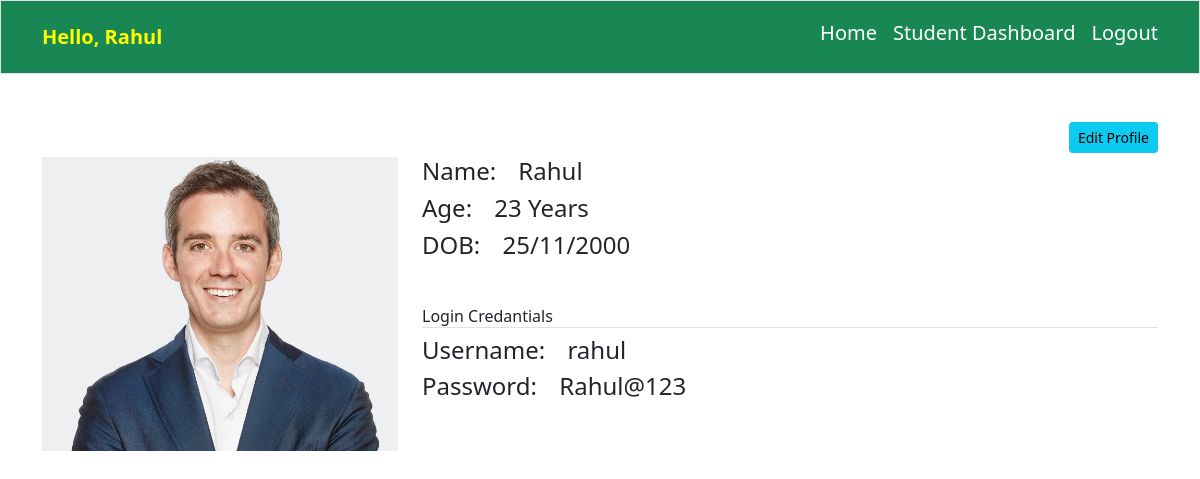
The page /Student-Dashboard (signed in) on the database as committed earlier.
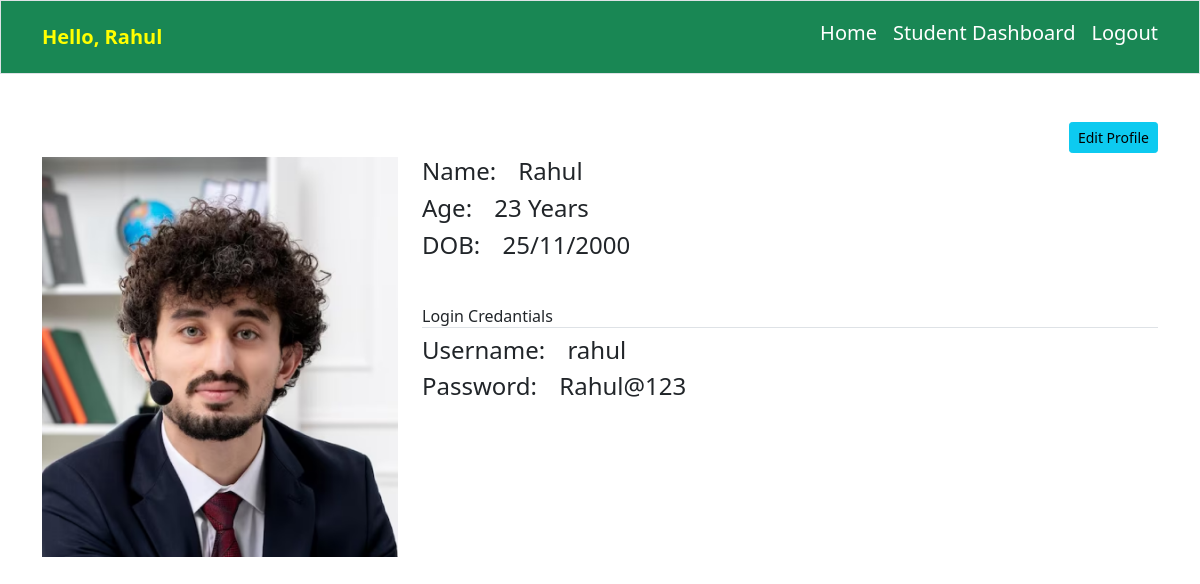
The same page on the database as committed later.
### website/models.py (models this page shows, shortened)
class CustomUser(AbstractUser):
    username = models.CharField(max_length=30, unique=True)
    name = models.CharField(max_length=255)
    email = models.EmailField(max_length=255)
    phone = models.CharField(max_length=15)
    birth_date = models.DateField(null=True, blank=True)
    image = models.ImageField(upload_to='profile_images/', null=True, blank=True)
    age = models.IntegerField(null=True, blank=True)
    marks = models.FloatField(null=True, blank=True)
    password_text = models.TextField(null=True, blank=True)
    is_admin = models.BooleanField(default=False)
    is_student = models.BooleanField(default=False)
    is_active = models.BooleanField(default=True)

### website/views.py (the view)
# urls.py: path('Student-Dashboard',views.StudentDashboard.as_view(),name='student-dashboard'),
@method_decorator(student_required, name='dispatch')
class StudentDashboard(View):
    def get(self, request):
        context={}
        path="dashboard"
        user=request.user
        context['data']=user
        context['path']=path
        return renderhelper(request,'student','student_dashboard',context)

### website/helper.py (called while the page is built)
def renderhelper(request,folder,htmlpage,context={}):
    return render(request,'website/'+folder+'/'+htmlpage+'.html',context)

### templates/website/student/student_dashboard.html
{% include "website/layout/header.html" %}
<section class="pt-5">
    <div class="container">
        <div class="text-end">
        <a class="btn btn-info btn-sm mb-1" style="width:fit-content" href="{% url 'website:student-profile'  %}">Edit Profile</a>
        </div>
        <div class="row">
            <div class="col-lg-4">
                {% if data.image %}
                <img src="{{data.image.url}}" alt="" class="w-100">
                {% endif %}
            </div>
            <div class="col-lg-8">
                <h4>Name: <span class="ms-3">{{data.name}}</span> </h4>
                <h4>Age: <span class="ms-3">{{data.age}} Years</span> </h4>
                <h4>DOB: <span class="ms-3">{{data.birth_date|date:"d/m/Y"}}</span> </h4>
                <h6 class="border-bottom mt-5">
                    Login Credantials
                </h6>
                <h4>Username: <span class="ms-3">{{data.username}}</span> </h4>
                <h4>Password: <span class="ms-3">{{data.password_text}}</span> </h4>
            </div>
        </div>
    </div>
</section>
{% include "website/layout/footer.html" %}

### templates/website/layout/header.html (shortened to what this page needs)
{% load static %}
<!DOCTYPE html>
<html lang="en">
<head>
	<link rel="stylesheet" href="https://cdnjs.cloudflare.com/ajax/libs/font-awesome/6.3.0/css/all.min.css" />
	<link rel="stylesheet" href="https://cdnjs.cloudflare.com/ajax/libs/animate.css/4.1.1/animate.min.css" />
	<link href="https://cdn.jsdelivr.net/npm/swiper@8/swiper-bundle.min.css" rel="stylesheet">
	<link href="{% static 'assets/css/bootstrap.min.css' %}" rel="stylesheet">
	<link href="{% static 'assets/css/slick.min.css' %}" rel="stylesheet">
	<link href="{% static 'assets/css/magnific-popup.min.css' %}" rel="stylesheet">
	<link href="{% static 'assets/css/style.css' %}" rel="stylesheet">
	<link href="{% static 'assets/css/responsive.css' %}" rel="stylesheet">
	<link href="https://cdnjs.cloudflare.com/ajax/libs/owl-carousel/1.3.3/owl.carousel.css" rel="stylesheet">
	<link rel="stylesheet" type="text/css" href="https://jeremyfagis.github.io/dropify/dist/css/dropify.min.css">
</head>
<body>
	<header>
		<div class="bg-success p-3 border">
			<div class="container">
				<div class="d-flex align-items-center justify-content-end">
					{% if user.is_authenticated %}
					<span class="navbar-brand me-auto" style="color: yellow;"><b>Hello, {{ user.name }}</b></span>
				   {% else %}
				   <h5 class="navbar-brand me-auto" style="color: yellow;">You are not logged in</h5>
				   {% endif %}
					{% if user.is_authenticated %}
					<h5 class="ms-3"><a href="{% url 'website:login' %}" class="text-white text-decoration-none">Home</a></h5>
					<h5 class="ms-3"><a {% if user.is_admin %} href="{% url 'website:AdminList' %}" {% else %} href="{% url 'website:student-dashboard' %}" {% endif %}class="text-white text-decoration-none">{% if user.is_admin %} Admin Dashboard {% else %} Student Dashboard {% endif %}</a></h5>
					<h5 class="ms-3"><a href="{% url 'website:logout' %}"class="text-white text-decoration-none">Logout</a></h5>
					{% else %}
					<h5 class="ms-3"><a href="{% url 'website:login' %}"class="text-white text-decoration-none">Login</a></h5>
					{% endif %}
				</div>
			</div>
		</div>
	</header>

### templates/website/layout/footer.html (shortened to what this page needs)
{% load static %}
</body>
</html>

Rows that differ between the two databases and show on the page:
changed CustomUser "Rahul": image: a different picture
